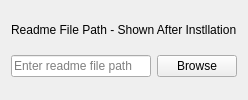
                 <widget class="QFrame" name="verticalFrame">
                  <property name="sizePolicy">
                   <sizepolicy hsizetype="Preferred" vsizetype="Fixed">
                    <horstretch>0</horstretch>
                    <verstretch>0</verstretch>
                   </sizepolicy>
                  </property>
                  <layout class="QVBoxLayout" name="verticalLayout_21">
                   <item>
                    <widget class="QLabel" name="label_38">
                     <property name="sizePolicy">
                      <sizepolicy hsizetype="Preferred" vsizetype="Fixed">
                       <horstretch>0</horstretch>
                       <verstretch>0</verstretch>
                      </sizepolicy>
                     </property>
                     <property name="text">
                      <string>Readme File Path - Shown After Instllation</string>
                     </property>
                    </widget>
                   </item>
                   <item>
                    <widget class="QFrame" name="frame_7">
                     <property name="sizePolicy">
                      <sizepolicy hsizetype="Preferred" vsizetype="Fixed">
                       <horstretch>0</horstretch>
                       <verstretch>0</verstretch>
                      </sizepolicy>
                     </property>
                     <property name="minimumSize">
                      <size>
                       <width>0</width>
                       <height>0</height>
                      </size>
                     </property>
                     <property name="styleSheet">
                      <string notr="true">QFrame{
background-color: none;
border: none;
padding:0px;
margin:0px;
}</string>
                     </property>
                     <property name="frameShape">
                      <enum>QFrame::Shape::StyledPanel</enum>
                     </property>
                     <property name="frameShadow">
                      <enum>QFrame::Shadow::Raised</enum>
                     </property>
                     <layout class="QHBoxLayout" name="horizontalLayout_21">
                      <property name="leftMargin">
                       <number>0</number>
                      </property>
                      <property name="topMargin">
                       <number>0</number>
                      </property>
                      <property name="rightMargin">
                       <number>0</number>
                      </property>
                      <property name="bottomMargin">
                       <number>0</number>
                      </property>
                      <item>
                       <widget class="QLineEdit" name="readmeFileLineEdit">
                        <property name="placeholderText">
                         <string>Enter readme file path</string>
                        </property>
                       </widget>
                      </item>
                      <item>
                       <widget class="QPushButton" name="browseReadmeButton">
                        <property name="cursor">
                         <cursorShape>PointingHandCursor</cursorShape>
                        </property>
                        <property name="text">
                         <string>Browse</string>
                        </property>
                        <property name="icon">
                         <iconset>
                          <normalon>:/res/RES/icons/folder-open.svg</normalon>
                         </iconset>
                        </property>
                        <property name="iconSize">
                         <size>
                          <width>20</width>
                          <height>20</height>
                         </size>
                        </property>
                       </widget>
                      </item>
                     </layout>
                    </widget>
                   </item>
                  </layout>
                 </widget>
